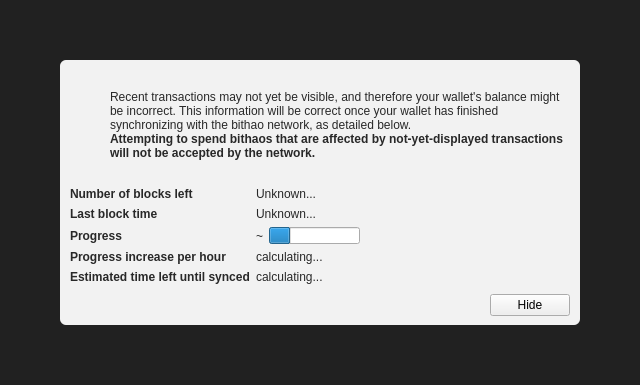
<?xml version="1.0" encoding="UTF-8"?>
<ui version="4.0">
 <class>ModalOverlay</class>
 <widget class="ModalOverlay" name="ModalOverlay">
  <property name="geometry">
   <rect>
    <x>0</x>
    <y>0</y>
    <width>640</width>
    <height>385</height>
   </rect>
  </property>
  <property name="windowTitle">
   <string>Form</string>
  </property>
  <layout class="QVBoxLayout" name="verticalLayout" stretch="0">
   <property name="sizeConstraint">
    <enum>QLayout::SetDefaultConstraint</enum>
   </property>
   <property name="leftMargin">
    <number>0</number>
   </property>
   <property name="topMargin">
    <number>0</number>
   </property>
   <property name="rightMargin">
    <number>0</number>
   </property>
   <property name="bottomMargin">
    <number>0</number>
   </property>
   <item>
    <widget class="QWidget" name="bgWidget" native="true">
     <property name="styleSheet">
      <string notr="true">#bgWidget { background: rgba(0,0,0,220); }</string>
     </property>
     <layout class="QVBoxLayout" name="verticalLayoutMain" stretch="1">
      <property name="leftMargin">
       <number>60</number>
      </property>
      <property name="topMargin">
       <number>60</number>
      </property>
      <property name="rightMargin">
       <number>60</number>
      </property>
      <property name="bottomMargin">
       <number>60</number>
      </property>
      <item>
       <widget class="QWidget" name="contentWidget" native="true">
        <property name="styleSheet">
         <string notr="true">#contentWidget { background: rgba(255,255,255,240); border-radius: 6px; }

QLabel { color: rgb(40,40,40);  }</string>
        </property>
        <layout class="QVBoxLayout" name="verticalLayoutSub" stretch="1,0,0,0">
         <property name="spacing">
          <number>0</number>
         </property>
         <property name="leftMargin">
          <number>10</number>
         </property>
         <property name="topMargin">
          <number>10</number>
         </property>
         <property name="rightMargin">
          <number>10</number>
         </property>
         <property name="bottomMargin">
          <number>10</number>
         </property>
         <item>
          <layout class="QHBoxLayout" name="horizontalLayoutIconText" stretch="0,1">
           <property name="topMargin">
            <number>20</number>
           </property>
           <item>
            <layout class="QVBoxLayout" name="verticalLayoutIcon">
             <property name="leftMargin">
              <number>0</number>
             </property>
             <item>
              <widget class="QPushButton" name="warningIcon">
               <property name="enabled">
                <bool>false</bool>
               </property>
               <property name="text">
                <string/>
               </property>
               <property name="icon">
                <iconset>
                 <normaloff>:/icons/warning</normaloff>
                 <disabledoff>:/icons/warning</disabledoff>:/icons/warning</iconset>
               </property>
               <property name="iconSize">
                <size>
                 <width>48</width>
                 <height>48</height>
                </size>
               </property>
               <property name="flat">
                <bool>true</bool>
               </property>
              </widget>
             </item>
             <item>
              <spacer name="verticalSpacerWarningIcon">
               <property name="orientation">
                <enum>Qt::Vertical</enum>
               </property>
               <property name="sizeHint" stdset="0">
                <size>
                 <width>20</width>
                 <height>40</height>
                </size>
               </property>
              </spacer>
             </item>
            </layout>
           </item>
           <item>
            <layout class="QVBoxLayout" name="verticalLayoutInfoText">
             <property name="leftMargin">
              <number>0</number>
             </property>
             <property name="topMargin">
              <number>0</number>
             </property>
             <item>
              <widget class="QLabel" name="infoText">
               <property name="text">
                <string>Recent transactions may not yet be visible, and therefore your wallet's balance might be incorrect. This information will be correct once your wallet has finished synchronizing with the bithao network, as detailed below.</string>
               </property>
               <property name="textFormat">
                <enum>Qt::RichText</enum>
               </property>
               <property name="wordWrap">
                <bool>true</bool>
               </property>
              </widget>
             </item>
             <item>
              <widget class="QLabel" name="infoTextStrong">
               <property name="font">
                <font>
                 <weight>75</weight>
                 <bold>true</bold>
                </font>
               </property>
               <property name="text">
                <string>Attempting to spend bithaos that are affected by not-yet-displayed transactions will not be accepted by the network.</string>
               </property>
               <property name="textFormat">
                <enum>Qt::RichText</enum>
               </property>
               <property name="wordWrap">
                <bool>true</bool>
               </property>
              </widget>
             </item>
             <item>
              <spacer name="verticalSpacerInTextSpace">
               <property name="orientation">
                <enum>Qt::Vertical</enum>
               </property>
               <property name="sizeHint" stdset="0">
                <size>
                 <width>20</width>
                 <height>40</height>
                </size>
               </property>
              </spacer>
             </item>
            </layout>
           </item>
          </layout>
         </item>
         <item>
          <spacer name="verticalSpacerAfterText">
           <property name="orientation">
            <enum>Qt::Vertical</enum>
           </property>
           <property name="sizeHint" stdset="0">
            <size>
             <width>20</width>
             <height>40</height>
            </size>
           </property>
          </spacer>
         </item>
         <item>
          <layout class="QFormLayout" name="formLayout">
           <property name="fieldGrowthPolicy">
            <enum>QFormLayout::FieldsStayAtSizeHint</enum>
           </property>
           <property name="horizontalSpacing">
            <number>6</number>
           </property>
           <property name="verticalSpacing">
            <number>6</number>
           </property>
           <property name="topMargin">
            <number>10</number>
           </property>
           <item row="0" column="0">
            <widget class="QLabel" name="labelNumberOfBlocksLeft">
             <property name="font">
              <font>
               <weight>75</weight>
               <bold>true</bold>
              </font>
             </property>
             <property name="text">
              <string>Number of blocks left</string>
             </property>
            </widget>
           </item>
           <item row="0" column="1">
            <widget class="QLabel" name="numberOfBlocksLeft">
             <property name="text">
              <string>Unknown...</string>
             </property>
            </widget>
           </item>
           <item row="1" column="0">
            <widget class="QLabel" name="labelLastBlockTime">
             <property name="font">
              <font>
               <weight>75</weight>
               <bold>true</bold>
              </font>
             </property>
             <property name="text">
              <string>Last block time</string>
             </property>
            </widget>
           </item>
           <item row="1" column="1">
            <widget class="QLabel" name="newestBlockDate">
             <property name="sizePolicy">
              <sizepolicy hsizetype="Maximum" vsizetype="Preferred">
               <horstretch>0</horstretch>
               <verstretch>0</verstretch>
              </sizepolicy>
             </property>
             <property name="text">
              <string>Unknown...</string>
             </property>
            </widget>
           </item>
           <item row="2" column="0">
            <widget class="QLabel" name="labelSyncDone">
             <property name="font">
              <font>
               <weight>75</weight>
               <bold>true</bold>
              </font>
             </property>
             <property name="text">
              <string>Progress</string>
             </property>
            </widget>
           </item>
           <item row="2" column="1">
            <layout class="QHBoxLayout" name="horizontalLayoutSync" stretch="0,1">
             <item>
              <widget class="QLabel" name="percentageProgress">
               <property name="text">
                <string notr="true">~</string>
               </property>
              </widget>
             </item>
             <item>
              <widget class="QProgressBar" name="progressBar">
               <property name="value">
                <number>24</number>
               </property>
               <property name="format">
                <string/>
               </property>
              </widget>
             </item>
            </layout>
           </item>
           <item row="4" column="0">
            <widget class="QLabel" name="labelProgressIncrease">
             <property name="font">
              <font>
               <weight>75</weight>
               <bold>true</bold>
              </font>
             </property>
             <property name="text">
              <string>Progress increase per hour</string>
             </property>
            </widget>
           </item>
           <item row="4" column="1">
            <widget class="QLabel" name="progressIncreasePerH">
             <property name="text">
              <string>calculating...</string>
             </property>
            </widget>
           </item>
           <item row="5" column="0">
            <widget class="QLabel" name="labelEstimatedTimeLeft">
             <property name="font">
              <font>
               <weight>75</weight>
               <bold>true</bold>
              </font>
             </property>
             <property name="text">
              <string>Estimated time left until synced</string>
             </property>
            </widget>
           </item>
           <item row="5" column="1">
            <widget class="QLabel" name="expectedTimeLeft">
             <property name="text">
              <string>calculating...</string>
             </property>
            </widget>
           </item>
          </layout>
         </item>
         <item>
          <layout class="QHBoxLayout" name="horizontalLayoutButtons">
           <property name="leftMargin">
            <number>10</number>
           </property>
           <property name="topMargin">
            <number>10</number>
           </property>
           <item>
            <spacer name="horizontalSpacer">
             <property name="orientation">
              <enum>Qt::Horizontal</enum>
             </property>
             <property name="sizeHint" stdset="0">
              <size>
               <width>40</width>
               <height>20</height>
              </size>
             </property>
            </spacer>
           </item>
           <item>
            <widget class="QPushButton" name="closeButton">
             <property name="text">
              <string>Hide</string>
             </property>
            </widget>
           </item>
          </layout>
         </item>
        </layout>
       </widget>
      </item>
     </layout>
    </widget>
   </item>
  </layout>
 </widget>
 <customwidgets>
  <customwidget>
   <class>ModalOverlay</class>
   <extends>QWidget</extends>
   <header>qt/modaloverlay.h</header>
   <container>1</container>
  </customwidget>
 </customwidgets>
 <resources/>
 <connections/>
</ui>
